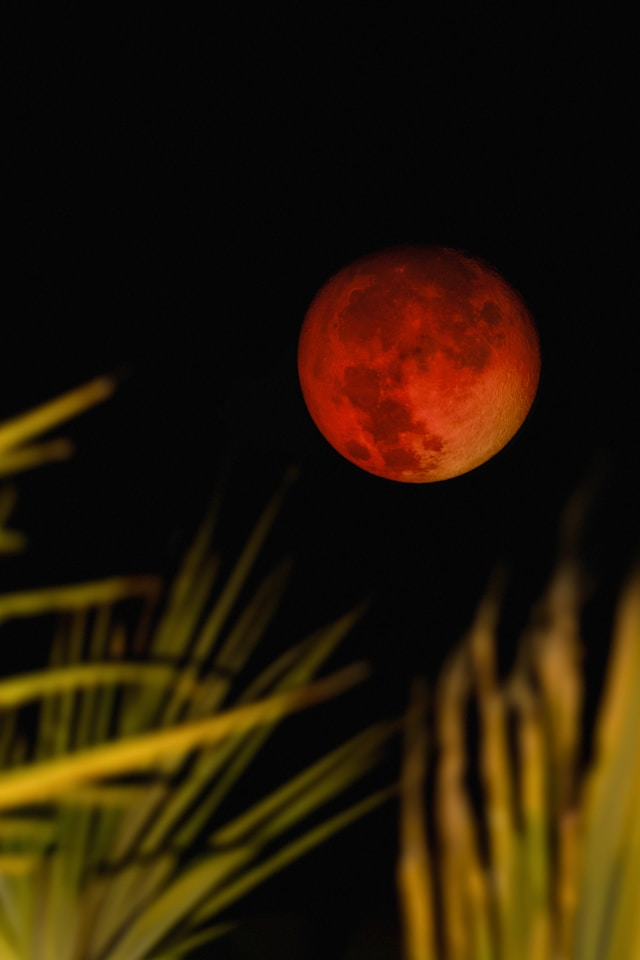
#> input picture cv1/images/img1.jpg, 640 x 960 px; its folder holds only this picture in this run
$ jupyter execute texture.ipynb   (older library calls are emulated)
#> lines starting #> are read from the running program, lines starting #| are printed output that depends on the picture
[cell 1]
import os
import cv2
import numpy as np
import matplotlib.pyplot as plt

[cell 2]
image_dir = './images'
image_files = [f for f in os.listdir(image_dir) if f.startswith('img') and f.endswith('.jpg')]
output_dir = './filtered-images'
os.makedirs(output_dir, exist_ok=True)

[cell 3]
def filtro_gabor(orientacao, frequencia=0.6):
    theta = orientacao * np.pi / 180  # converte para radianos
    kernel = cv2.getGaborKernel((21, 21), 4.0, theta, 10.0, 0.5, 0, ktype=cv2.CV_32F)
    return kernel

orientacoes = [0, 45, 90, 135]  # horizontal, 45°, vertical, 135°
filtros = [filtro_gabor(o) for o in orientacoes]

[cell 4]
def aplicar_filtros_em_escalas(img, filtros, escalas=[1.0, 0.5, 0.25]):
    respostas = []
    for escala in escalas:
        img_redimensionada = cv2.resize(img, None, fx=escala, fy=escala)
        for k in filtros:
            resposta = cv2.filter2D(img_redimensionada, cv2.CV_32F, k)
            resposta_redimensionada = cv2.resize(resposta, (img.shape[1], img.shape[0]))
            respostas.append(resposta_redimensionada)
    return np.stack(respostas, axis=-1)  # resultado com múltiplas bandas

[cell 5]
from sklearn.cluster import KMeans


for image_file in image_files:
    img_path = os.path.join(image_dir, image_file)
    img = cv2.imread(img_path, cv2.IMREAD_GRAYSCALE)  # Carrega a imagem em tons de cinza
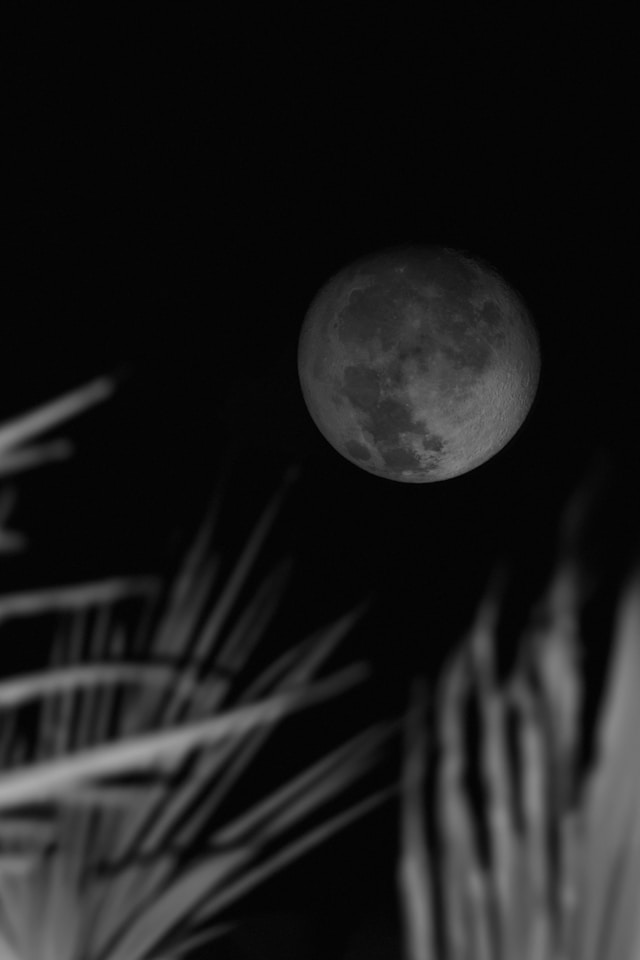
#> img: shape (960, 640); min 0, max 172, mean 27.3

    if img is None:
        print(f"Erro ao carregar a imagem: {img_path}")
        continue

    # Aplica os filtros
    textura_features = aplicar_filtros_em_escalas(img, filtros)
#> after the loop in aplicar_filtros_em_escalas, `for escala in escalas:`:
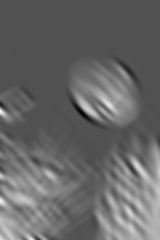
#> resposta: shape (240, 160) float32; min -971.9, max 2270.6, mean 345.7; drawn with min black and max white
#> after the loop in aplicar_filtros_em_escalas, `for escala in escalas:`: respostas = 12 items

    h, w, d = textura_features.shape
#> h = 960; w = 640; d = 12
    pixels = textura_features.reshape(-1, d)

    kmeans = KMeans(n_clusters=3, random_state=42).fit(pixels)
    segmentada = kmeans.labels_.reshape(h, w)
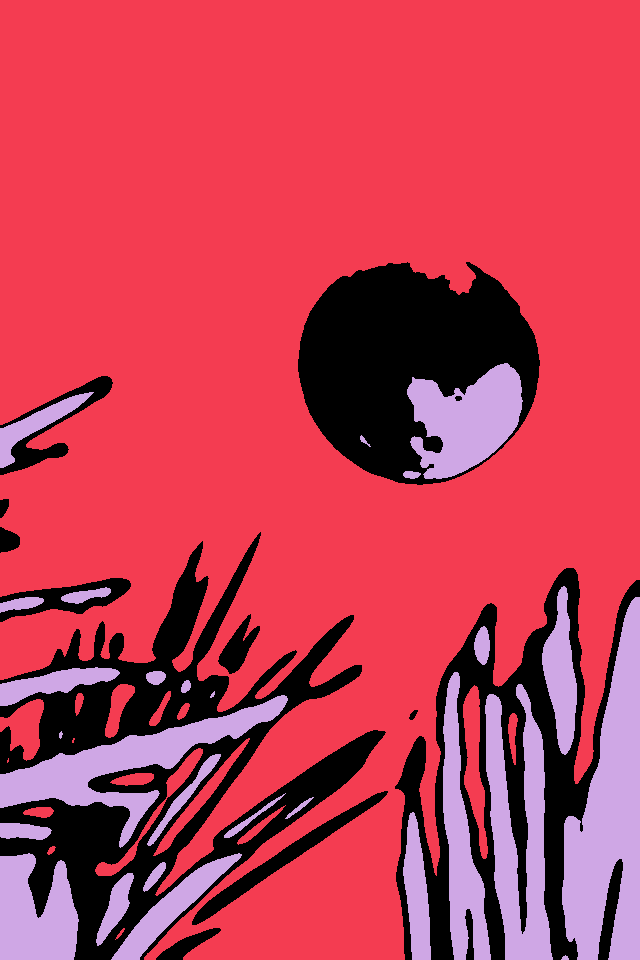
#> segmentada: shape (960, 640) int32; 3 distinct labels, from 0 to 2; one colour per label, 0 black

    plt.figure()
    plt.imshow(segmentada, cmap='jet')
    plt.title('Segmentação por Textura')
    plt.axis('off')
    cbar = plt.colorbar()
    cbar.set_label('Regiões (clusters)')

    # Salva a imagem gerada
    output_path = os.path.join(output_dir, f"{os.path.splitext(image_file)[0]}_segmentada.png")
    plt.savefig(output_path, dpi=300, bbox_inches='tight')
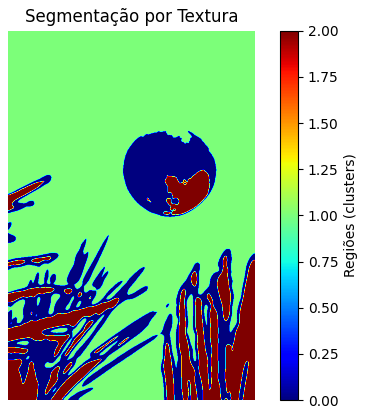
#> figure drawn by matplotlib, 2 panels
    print(f"Imagem segmentada salva: {output_path}")


print("Processamento concluído. Imagens filtradas salvas em './filtered-images'.")

$ run again, on cv1/images/img13.jpg
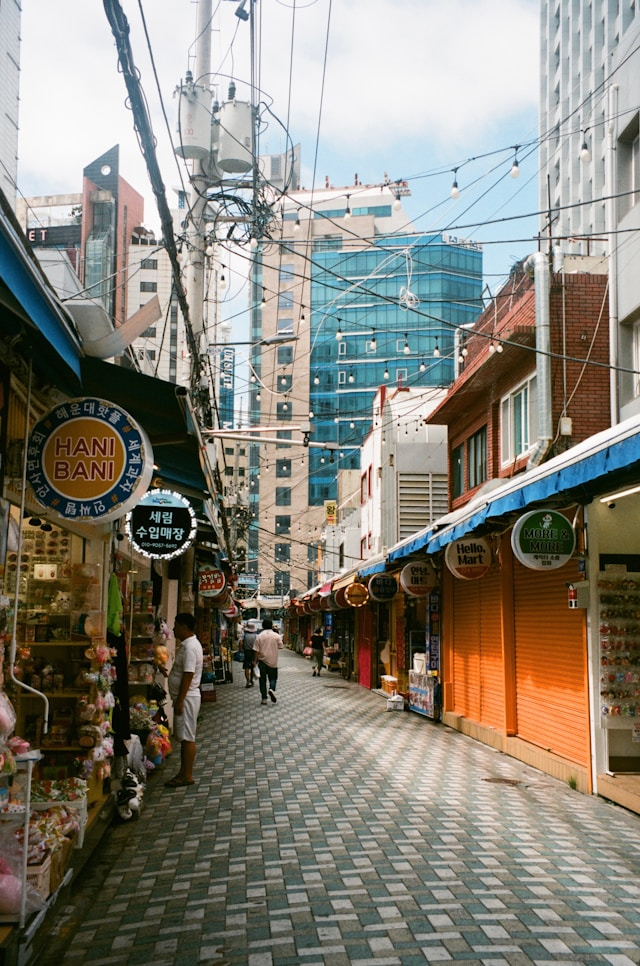
#> input picture cv1/images/img13.jpg, 640 x 966 px
#> after the loop in aplicar_filtros_em_escalas, `for escala in escalas:`:
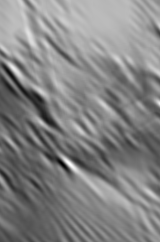
#> resposta: shape (242, 160) float32; min -1792.4, max 4889.5, mean 1660.6; drawn with min black and max white
#> after the loop in aplicar_filtros_em_escalas, `for escala in escalas:`: respostas = 12 items
#> segmentada: shape (966, 640) int32; 3 distinct labels, from 0 to 2
#> `plt.savefig(output_path, dpi=300, bbox_inches='tight')`:
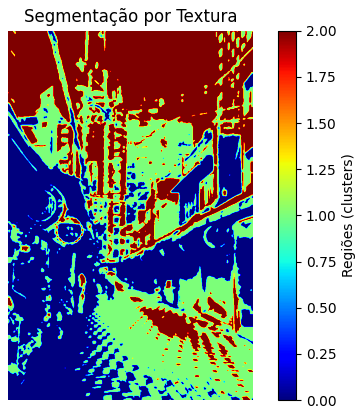
#> figure drawn by matplotlib, 2 panels

$ run again, on cv1/images/img14.jpg
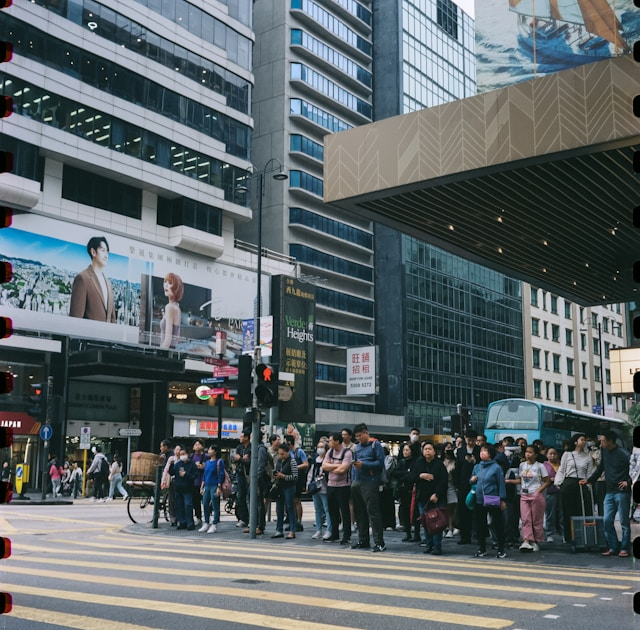
#> input picture cv1/images/img14.jpg, 640 x 630 px
#> after the loop in aplicar_filtros_em_escalas, `for escala in escalas:`:
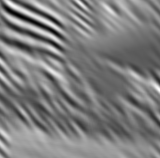
#> resposta: shape (158, 160) float32; min -2112.4, max 4762.4, mean 1280.3; drawn with min black and max white
#> after the loop in aplicar_filtros_em_escalas, `for escala in escalas:`: respostas = 12 items
#> segmentada: shape (630, 640) int32; 3 distinct labels, from 0 to 2
#> `plt.savefig(output_path, dpi=300, bbox_inches='tight')`:
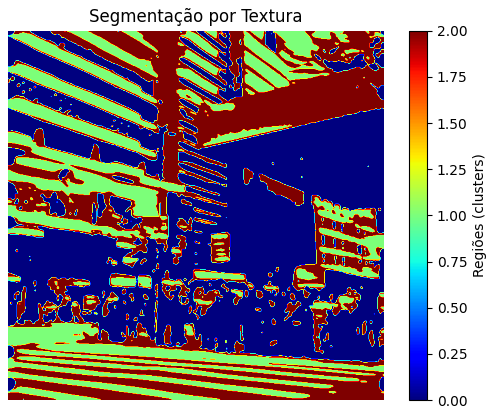
#> figure drawn by matplotlib, 2 panels

$ run again, on cv1/images/img15.jpg
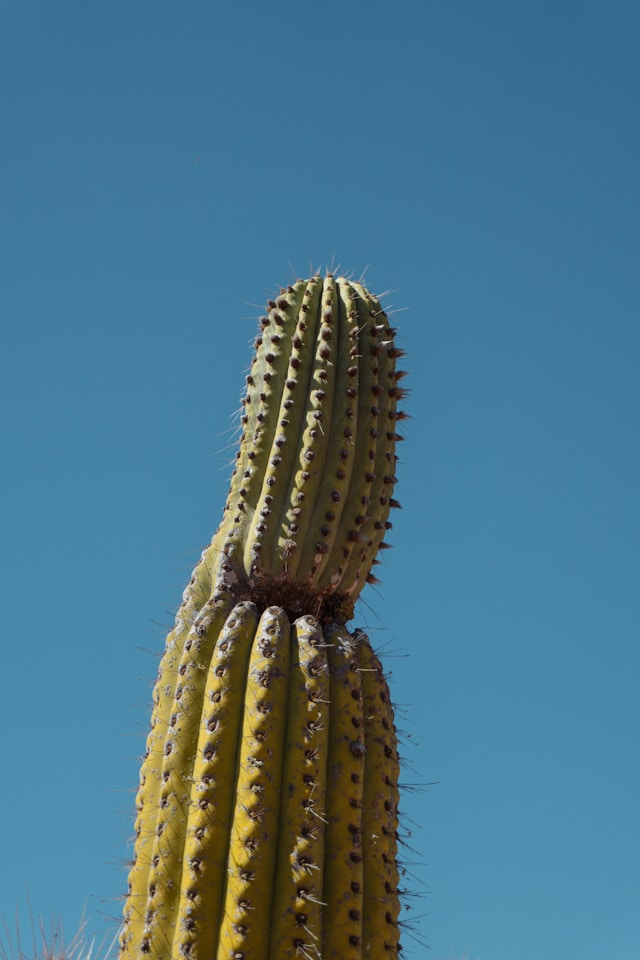
#> input picture cv1/images/img15.jpg, 640 x 960 px
#> after the loop in aplicar_filtros_em_escalas, `for escala in escalas:`:
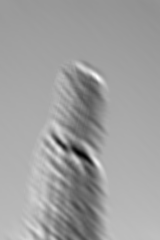
#> resposta: shape (240, 160) float32; min -506.3, max 2450.6, mean 1347.6; drawn with min black and max white
#> after the loop in aplicar_filtros_em_escalas, `for escala in escalas:`: respostas = 12 items
#> segmentada: shape (960, 640) int32; 3 distinct labels, from 0 to 2
#> `plt.savefig(output_path, dpi=300, bbox_inches='tight')`:
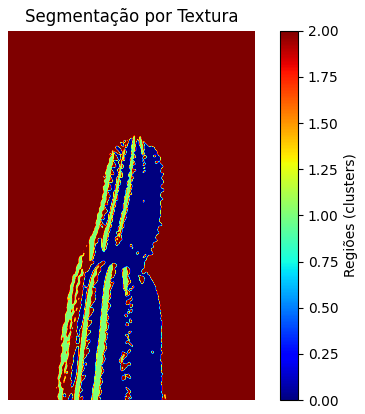
#> figure drawn by matplotlib, 2 panels

$ run again, on cv1/images/img10.jpg
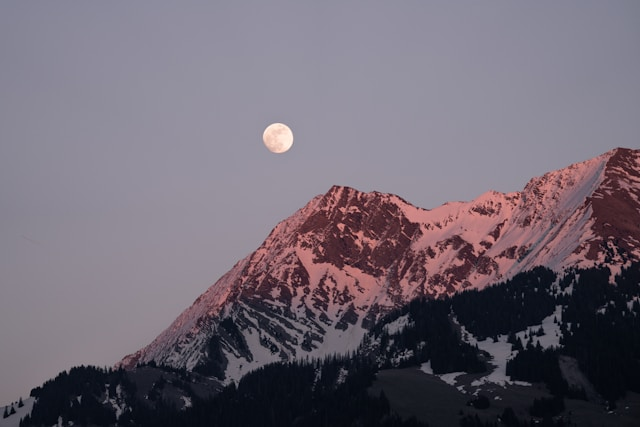
#> input picture cv1/images/img10.jpg, 640 x 427 px
#> after the loop in aplicar_filtros_em_escalas, `for escala in escalas:`: respostas = 12 items
#> segmentada: shape (427, 640) int32; 3 distinct labels, from 0 to 2
#> `plt.savefig(output_path, dpi=300, bbox_inches='tight')`:
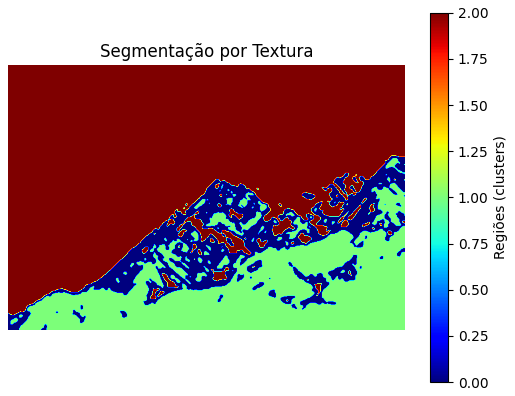
#> figure drawn by matplotlib, 2 panels
